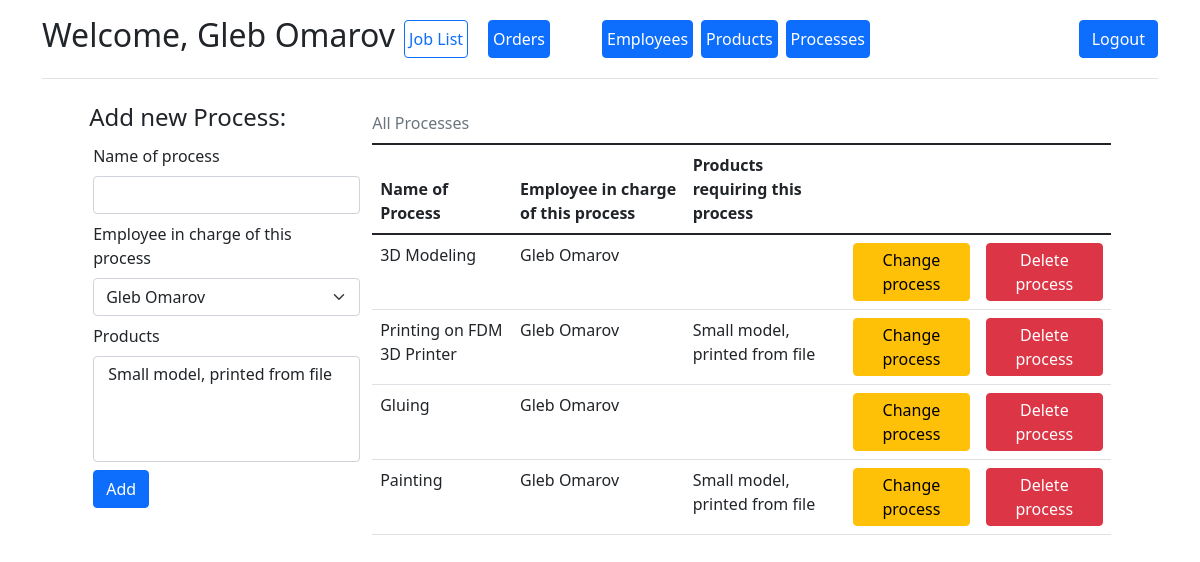
The page /add_process (signed in) on the database as committed earlier.
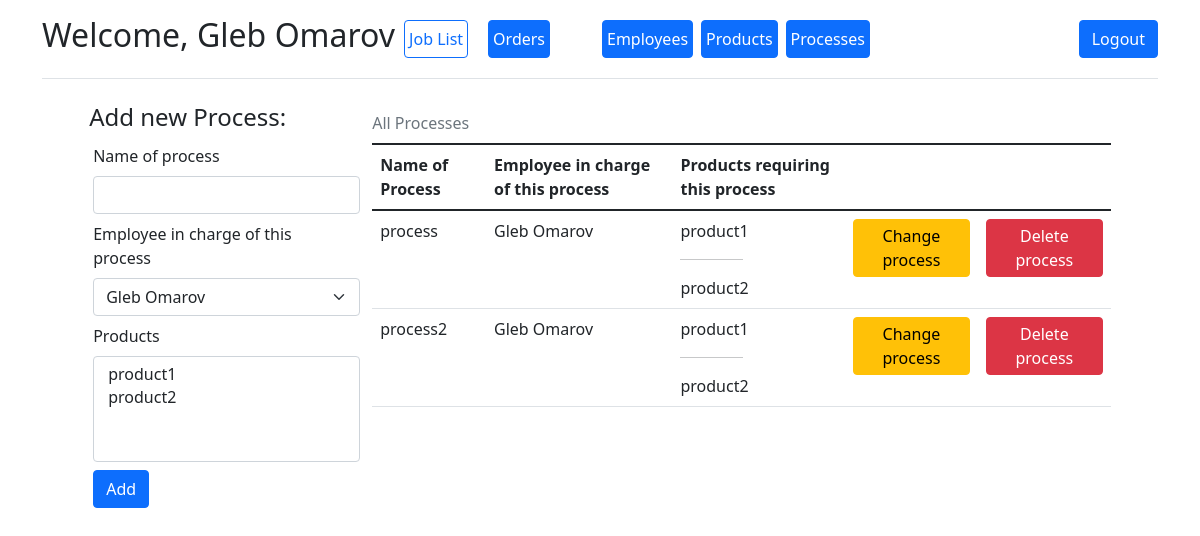
The same page on the database as committed later.
### app/models.py (models this page shows)
class Process(db.Model):
    process_id = db.Column(db.Integer, primary_key=True, nullable=False, autoincrement=True)
    name = db.Column("Name", db.String)
    responsible_employee = db.Column(db.Integer, db.ForeignKey('employee.id'))
    products = db.relationship("Product", secondary=product_processes, back_populates="processes")
    processes_in_order = db.relationship('ProcessInOrder', backref='Process', lazy='dynamic')
    active = db.Column("active", db.Boolean, default=True)

class Employee(db.Model, UserMixin):
    id = db.Column(db.Integer, primary_key=True, nullable=False, autoincrement=True)
    first_name = db.Column("First name", db.String)
    last_name = db.Column("Last name", db.String)
    user_name = db.Column("Username", db.String, unique=True)
    password = db.Column("Password", db.String)
    admin = db.Column("Administrator", db.Boolean, default=False)
    processes = db.relationship('Process', backref='employee', lazy='dynamic')
    active = db.Column("active", db.Boolean, default=True)

class Product(db.Model):
    product_id = db.Column(db.Integer, primary_key=True, nullable=False, autoincrement=True)
    name = db.Column("Name", db.String)
    processes = db.relationship("Process", secondary=product_processes, back_populates="products")
    orders = db.relationship("Order", secondary=orders_products, back_populates="products")
    active = db.Column("active", db.Boolean, default=True)

### app/routes.py (the view, shortened to what this page needs)
@process_app.route('/add_process', methods=['get', 'post'])
@login_required
def add_process():
    if not current_user.admin:
        return redirect(url_for('dashboard'))
    table = models.Process.query.filter(models.Process.active)
    form = AddProcess()
    form.employee.choices = [
        (employee.id, f"{employee.first_name} {employee.last_name}") for employee in
        models.Employee.query.filter(models.Employee.id > 1, models.Employee.active)
    ]
    form.products.choices = [
        (product.product_id, product.name) for product in models.Product.query.filter(models.Product.active)
    ]
    return render_template('add_process.html', form=form, table=table)

### app/forms.py
class AddProcess(FlaskForm):
    name = StringField("Name of process", validators=[InputRequired()])
    employee = SelectField("Employee in charge of this process")
    products = SelectMultipleField("Products")
    submit = SubmitField()

### app/__init__.py (called while the page is built)
@login_manager.user_loader
def load_user(user_id):
    return Employee.query.get(int(user_id))

### app/templates/add_process.html (shortened to what this page needs)
{% extends "base.html" %}
{% block content %}
<div class="container">
    <div class="row g-3 justify-content-md-center">
        <form action="" method="post" class="col-3">
            <h4>Add new Process:</h4>
            {{ form.name.label(class="form-label m-1") }}
            {{ form.name(class="form-control m-1") }}
            {{ form.employee.label(class="form-label m-1") }}
            {{ form.employee(class="form-select m-1") }}
            {{ form.products.label(class="form-label m-1") }}
            {{ form.products(class="form-select m-1", size=4, multiple=True) }}
            {{ form.submit(class="btn btn-primary m-1", value="Add") }}
        </form>
        <div class="col-8">
            <table class="table table-hover">
                <caption class="caption-top">All Processes</caption>
                <thead>
                <tr>
                    <th scope="col">Name of Process</th>
                    <th scope="col">Employee in charge of this process</th>
                    <th scope="col">Products requiring this process</th>
                    <th scope="col" style="width:18%;"></th>
                    <th scope="col" style="width:18%;"></th>
                </tr>
                </thead>
                <tbody>
                {% for process in table %}
                <tr>
                    <td>{{ process.name }}</td>
                    <td>
                        {{ process.employee.first_name }} {{ process.employee.last_name }}
                    </td>
                    <td>
                        {% for product in process.products %}
                        {{ product.name }}
                        {% if loop.index < process.products|length %}
                        <br>
                        <hr width="40%">
                        {% endif %}
                        {% endfor %}
                    </td>
                    <td>
                        <button type="button" onclick="change_process('{{process.process_id}}','{{process.name}}','{{process.employee.id}}',[{% for product in process.products %}
                                                                                       {{ product.product_id }},
                                                                                       {% endfor %}])"
                                class="btn btn-warning p-1" data-bs-toggle="modal" data-bs-target="#form_div">Change
                            process
                        </button>
                    </td>
                    <td>
                        <a href="{{ url_for('remove_process', process_id=process.process_id) }}"
                           class="btn btn-danger p-1">Delete
                            process</a>
                    </td>
                </tr>
                {% endfor %}
                </tbody>
            </table>
        </div>
    </div>
</div>
{% endblock %}

Rows that differ between the two databases and show on the page:
removed Product: name "Small model, printed from file"
removed Process: name "Gluing", employee.first_name "Gleb", employee.last_name "Omarov"
removed Process: name "Painting", employee.first_name "Gleb", employee.last_name "Omarov"
changed Process: gains Product (name "product1"); gains Product (name "product2"); name "3D Modeling" → "process"
changed Process: gains Product (name "product1"); gains Product (name "product2"); name "Printing on FDM 3D Printer" → "process2"
Other text that changed with them:
form field products: "Small model, printed from file" → "product1 / product2"
